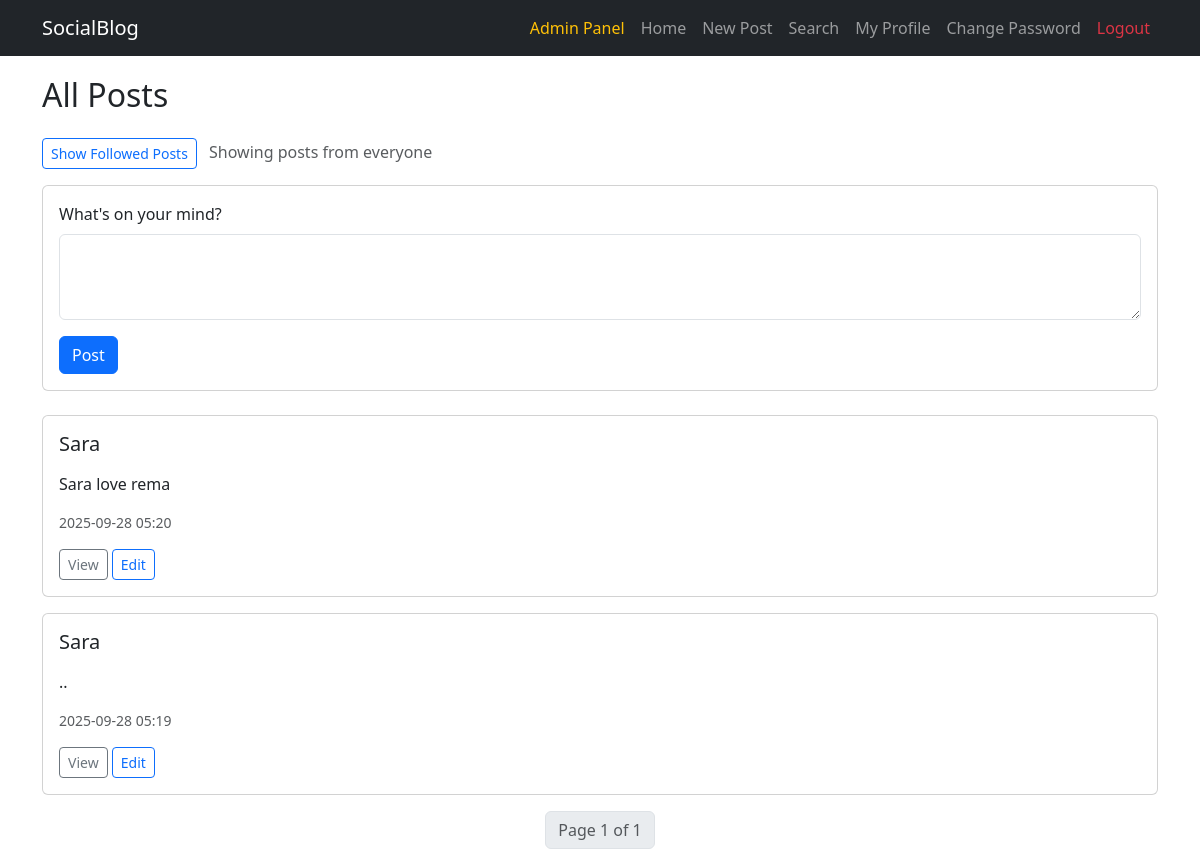
Screenshot of / (signed in) with the database file from the repository.
### app/models.py (models this page shows, shortened)
class Post(db.Model):
    __tablename__ = 'posts'
    id = db.Column(db.Integer, primary_key=True)
    body = db.Column(db.Text)
    body_html = db.Column(db.Text)
    timestamp = db.Column(db.DateTime, index=True, default=db.func.now())
    author_id = db.Column(db.Integer, db.ForeignKey('users.id'))
    comments = db.relationship('Comment', backref='post', lazy='dynamic')

class User(UserMixin, db.Model):
    __tablename__ = "users"
    id = db.Column(db.Integer, primary_key=True)
    username = db.Column(db.String(64), unique=True, index=True)
    email = db.Column(db.String(120), unique=True, index=True)
    password_hash = db.Column(db.String(128))
    confirmed = db.Column(db.Boolean, default=False)
    role_id = db.Column(db.Integer, db.ForeignKey('roles.id'))
    name = db.Column(db.String(64))
    location = db.Column(db.String(64))
    bio = db.Column(db.Text())
    member_since = db.Column(db.DateTime(), default=db.func.now())
    last_seen = db.Column(db.DateTime(), default=db.func.now())
    posts = db.relationship('Post', backref='author', lazy='dynamic')
    comments = db.relationship('Comment', backref='author', lazy='dynamic')
    followed = db.relationship(
        'Follow',
        foreign_keys=[Follow.follower_id],
        backref=db.backref('follower', lazy='joined'),
        lazy='dynamic',
        cascade='all, delete-orphan'
    )
    followers = db.relationship(
        'Follow',
        foreign_keys=[Follow.followed_id],
        backref=db.backref('followed', lazy='joined'),
        lazy='dynamic',
        cascade='all, delete-orphan'
    )
    def can(self, perm):
        return self.role is not None and (self.role.permissions & perm) == perm
    def is_administrator(self):
        return self.can(Permission.ADMIN)
    @property
    def password(self):
        raise AttributeError("password is not readable")
    def ping(self):
        self.last_seen = datetime.utcnow()
        db.session.add(self)
        db.session.commit()

### app/main/views.py (the view)
@main.route('/', methods=['GET', 'POST'])
def index():
    form = PostForm()
    can_write = current_user.is_authenticated and current_user.can(Permission.WRITE)
    if can_write and form.validate_on_submit():
        post = Post(body=form.body.data, author=current_user._get_current_object())
        db.session.add(post)
        db.session.commit()
        flash('Your post has been published.')
        return redirect(url_for('main.index'))
    show_followed = False
    if current_user.is_authenticated:
        show_followed = bool(request.cookies.get('show_followed', ''))
    if show_followed and current_user.is_authenticated:
        query = current_user.followed_posts
    else:
        query = Post.query
    page = request.args.get('page', 1, type=int)
    per_page = current_app.config.get('POSTS_PER_PAGE', 10)
    pagination = query.order_by(Post.timestamp.desc()).paginate(
        page=page, per_page=per_page, error_out=False
    )
    posts = pagination.items
    return render_template('main/index.html',
                           form=form if can_write else None,
                           posts=posts,
                           pagination=pagination,
                           show_followed=show_followed)

### app/main/forms.py
class PostForm(FlaskForm):
    body = TextAreaField("What's on your mind?", validators=[DataRequired()])
    submit = SubmitField('Submit')

### app/auth/views.py (called while the page is built)
@auth.before_app_request
def before_request():
    if current_user.is_authenticated:
        current_user.ping()
        if not current_user.confirmed \
                and request.blueprint != 'auth' \
                and request.endpoint != 'static':
            return redirect(url_for('auth.unconfirmed'))

### app/models.py (called while the page is built)
@login_manager.user_loader
def load_user(user_id):
    return User.query.get(int(user_id))

### app/templates/main/index.html (shortened to what this page needs)
{% extends "base.html" %}
{% block content %}
  <h2 class="mb-4">All Posts</h2>
  {% if current_user.is_authenticated %}
    <div class="mb-3">
      {% if show_followed %}
        <a class="btn btn-outline-secondary btn-sm" href="{{ url_for('main.show_all') }}">Show All Posts</a>
        <span class="ms-2 text-muted">Currently showing posts from people you follow</span>
      {% else %}
        <a class="btn btn-outline-primary btn-sm" href="{{ url_for('main.show_followed') }}">Show Followed Posts</a>
        <span class="ms-2 text-muted">Showing posts from everyone</span>
      {% endif %}
    </div>
  {% endif %}
  {% if form %}
    <div class="card mb-4">
      <div class="card-body">
        <form method="POST">
          <div class="mb-3">
            {{ form.body.label(class="form-label") }}
            {{ form.body(class="form-control", rows=3) }}
          </div>
          <button type="submit" class="btn btn-primary">Post</button>
        </form>
      </div>
    </div>
  {% endif %}
  {% for post in posts %}
    <div class="card mb-3">
      <div class="card-body">
        <h5 class="card-title">{{ post.author.username }}</h5>
        <p class="card-text">{{ post.body_html | safe }}</p>
        <p class="text-muted small">{{ post.timestamp.strftime('%Y-%m-%d %H:%M') }}</p>
        <a href="{{ url_for('main.post', id=post.id) }}" class="btn btn-sm btn-outline-secondary">View</a>
        {% if current_user.is_authenticated and (current_user == post.author or current_user.is_administrator()) %}
          <a href="{{ url_for('main.edit_post', id=post.id) }}" class="btn btn-sm btn-outline-primary">Edit</a>
        {% endif %}
      </div>
    </div>
  {% endfor %}
  <nav>
    <ul class="pagination justify-content-center">
      <li class="page-item disabled"><a class="page-link">Page {{ pagination.page }} of {{ pagination.pages }}</a></li>
    </ul>
  </nav>
{% endblock %}

### app/templates/base.html (style rules this page uses)
body { padding-top: 60px; }

### rows the page displays
Post: author.username "Sara", body_html "Sara love rema", timestamp "2025-09-28 05:20"
Post: author.username "Sara", body_html "..", timestamp "2025-09-28 05:19"

### other values shown
{{ pagination.page }} "1"
{{ pagination.pages }} "1"
